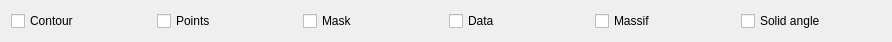
<?xml version="1.0" encoding="UTF-8"?>
<ui version="4.0">
 <class>display</class>
 <widget class="QWidget" name="display">
  <property name="geometry">
   <rect>
    <x>0</x>
    <y>0</y>
    <width>892</width>
    <height>38</height>
   </rect>
  </property>
  <property name="windowTitle">
   <string>Form</string>
  </property>
  <layout class="QHBoxLayout" name="horizontalLayout">
   <item>
    <widget class="QCheckBox" name="show_contour">
     <property name="text">
      <string>Contour</string>
     </property>
    </widget>
   </item>
   <item>
    <widget class="QCheckBox" name="show_points">
     <property name="text">
      <string>Points</string>
     </property>
    </widget>
   </item>
   <item>
    <widget class="QCheckBox" name="show_mask">
     <property name="text">
      <string>Mask</string>
     </property>
    </widget>
   </item>
   <item>
    <widget class="QCheckBox" name="show_data">
     <property name="text">
      <string>Data</string>
     </property>
    </widget>
   </item>
   <item>
    <widget class="QCheckBox" name="show_massif">
     <property name="text">
      <string>Massif</string>
     </property>
    </widget>
   </item>
   <item>
    <widget class="QCheckBox" name="show_solidangle">
     <property name="text">
      <string>Solid angle</string>
     </property>
    </widget>
   </item>
  </layout>
 </widget>
 <resources/>
 <connections/>
</ui>
